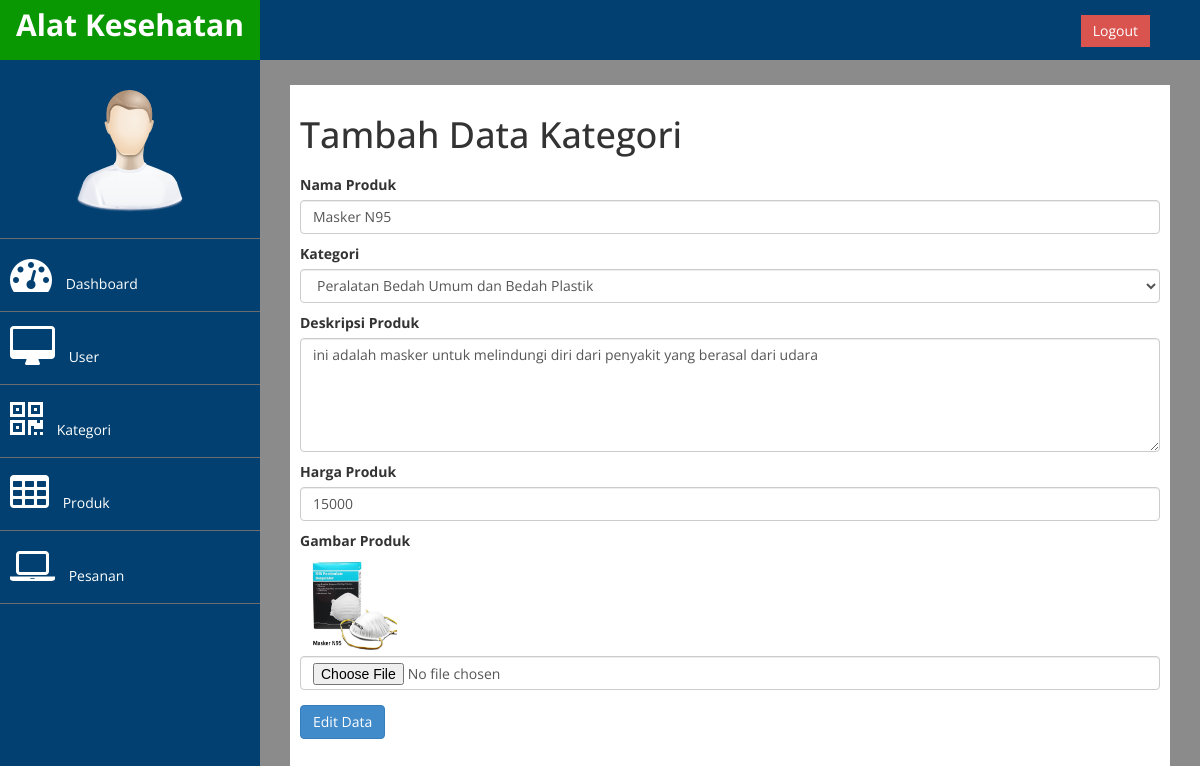
/Admin/index.php?halaman=editProduk&id=1 (signed in), run on the app's committed database.
### tables this page shows
CREATE TABLE `produk` (
  `id_produk` int(11) NOT NULL,
  `id_kategori` int(11) NOT NULL,
  `nama_produk` varchar(255) NOT NULL,
  `harga_produk` int(11) NOT NULL,
  `deskripsi_produk` text NOT NULL,
  `gambar_produk` varchar(255) NOT NULL
);

CREATE TABLE `kategori` (
  `id_kategori` int(11) NOT NULL,
  `nama_kategori` varchar(255) NOT NULL
);

### Database/koneksi.php (called while the page is built, shortened)
<?php
$conn = mysqli_connect("localhost","root","","toko_online");
function query($query){
    global $conn;
    $result = mysqli_query($conn,$query);
    $rows = [];
    if(mysqli_num_rows($result)==0){
        echo "
            <script>
                document.location.href='index.php';
            </script>
        ";
    }else{
        while($row = mysqli_fetch_assoc($result)){
            $rows[]=$row;
        }
        return $rows;
    }
}
?>

### Admin/hlm-produk/editProduk.php (the view, shortened to what this page needs)
<?php
$produkEdit=query("SELECT * FROM produk WHERE id_produk = $_GET[id]")[0];
?>
<h1>Tambah Data Kategori</h1>
<form action="" method="post" enctype="multipart/form-data">
    <div class="form-group">
        <label for="nama_produk">Nama Produk</label>
        <input type="text" class="form-control" id="nama_produk"
        value="<?= $produkEdit["nama_produk"]?>" name="nama_produk" placeholder="Masukkan Nama Produk" required autocomplete="off">
        <label for="kategori">Kategori</label>
        <?php $kategoriEdit = query("SELECT * FROM produk JOIN kategori ON produk.id_kategori=kategori.id_kategori WHERE id_produk = $_GET[id]")[0]; ?>
        <select class="form-control" id="id_kategori" name="id_kategori">
            <option value="<?= $kategoriEdit["id_kategori"] ?>" selected hidden><?= $kategoriEdit["nama_kategori"] ?></option>
        </select>
        <label for="deskripsi_produk">Deskripsi Produk</label>
        <textarea cols="20" rows="5" type="text" class="form-control" id="deskripsi_produk"
        name="deskripsi_produk" placeholder="Masukkan Deskripsi Produk" required autocomplete="off"><?= $produkEdit['deskripsi_produk']?></textarea>
        <label for="harga_produk">Harga Produk</label>
        <input type="number" class="form-control" id="harga_produk" name="harga_produk"
        value="<?= $produkEdit["harga_produk"]?>" placeholder="Masukkan Harga Produk" required autocomplete="off">
        <label for="gambar_produk">Gambar Produk</label><br>
        <img src="../img/produk/<?= $produkEdit["gambar_produk"]?>" width="100px" class="gambar"><br>
        <input type="file" class="form-control" id="gambar_produk" name="gambar_produk">
    </div>
    <button type="submit" class="btn btn-primary" name="submit">Edit Data</button>
</form>

### Admin/assets/css/newCustom.css (style rules this page uses)
body { font-family: 'Open Sans', sans-serif; }

### Admin/hlm-produk/editProduk.php (style rules this page uses)
label { padding-top: 10px; }
.gambar { padding: 3px; }

### data on the page
produk: nama_produk "Masker N95", id_kategori "Peralatan Bedah Umum dan Bedah Plastik", deskripsi_produk "ini adalah masker untuk melindungi diri dari penyakit yang berasal dari udara", harga_produk "15000", gambar_produk (picture)
